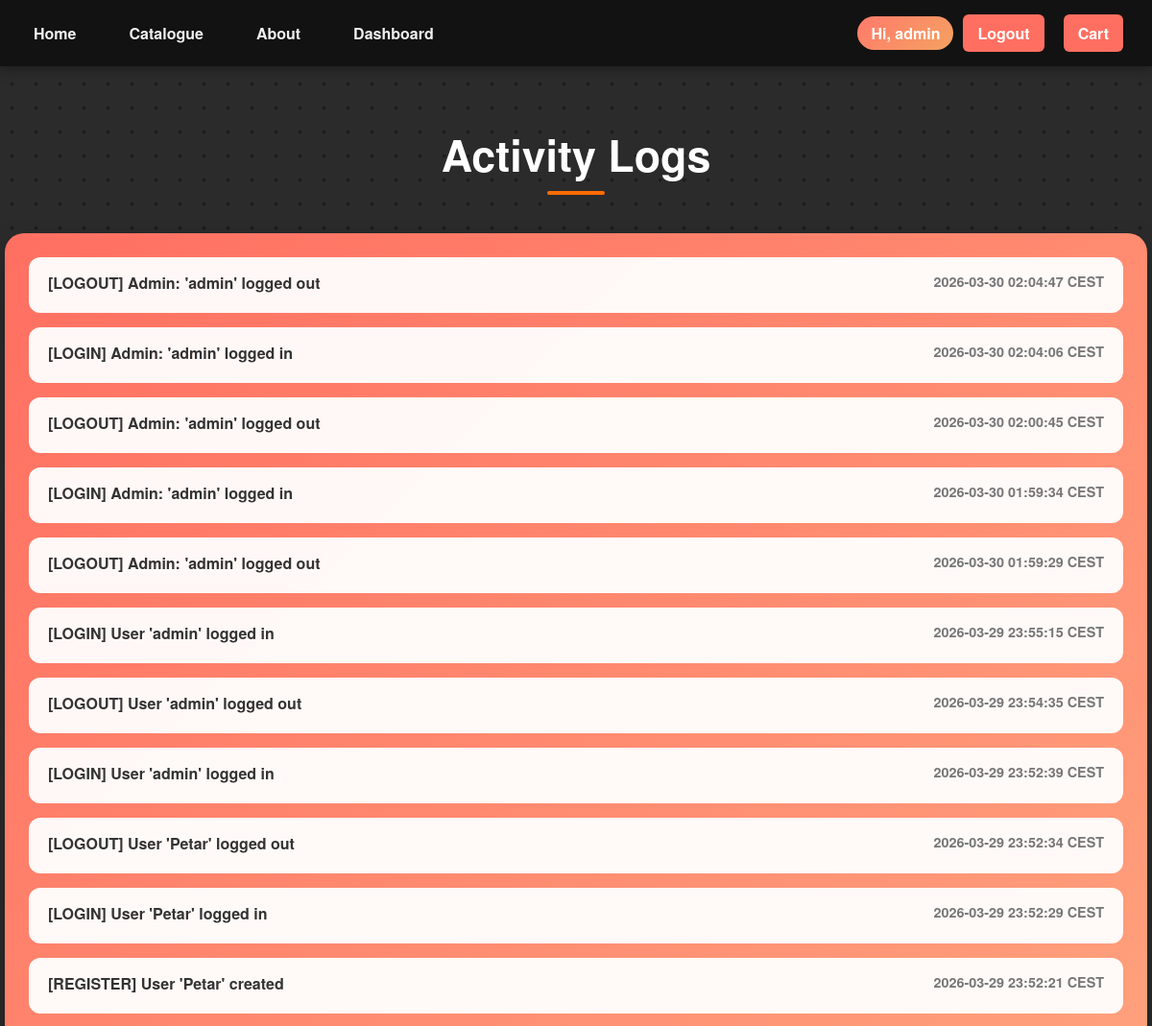
/dashboard/logs (signed in, upper part), run on an earlier commit of the app's database.
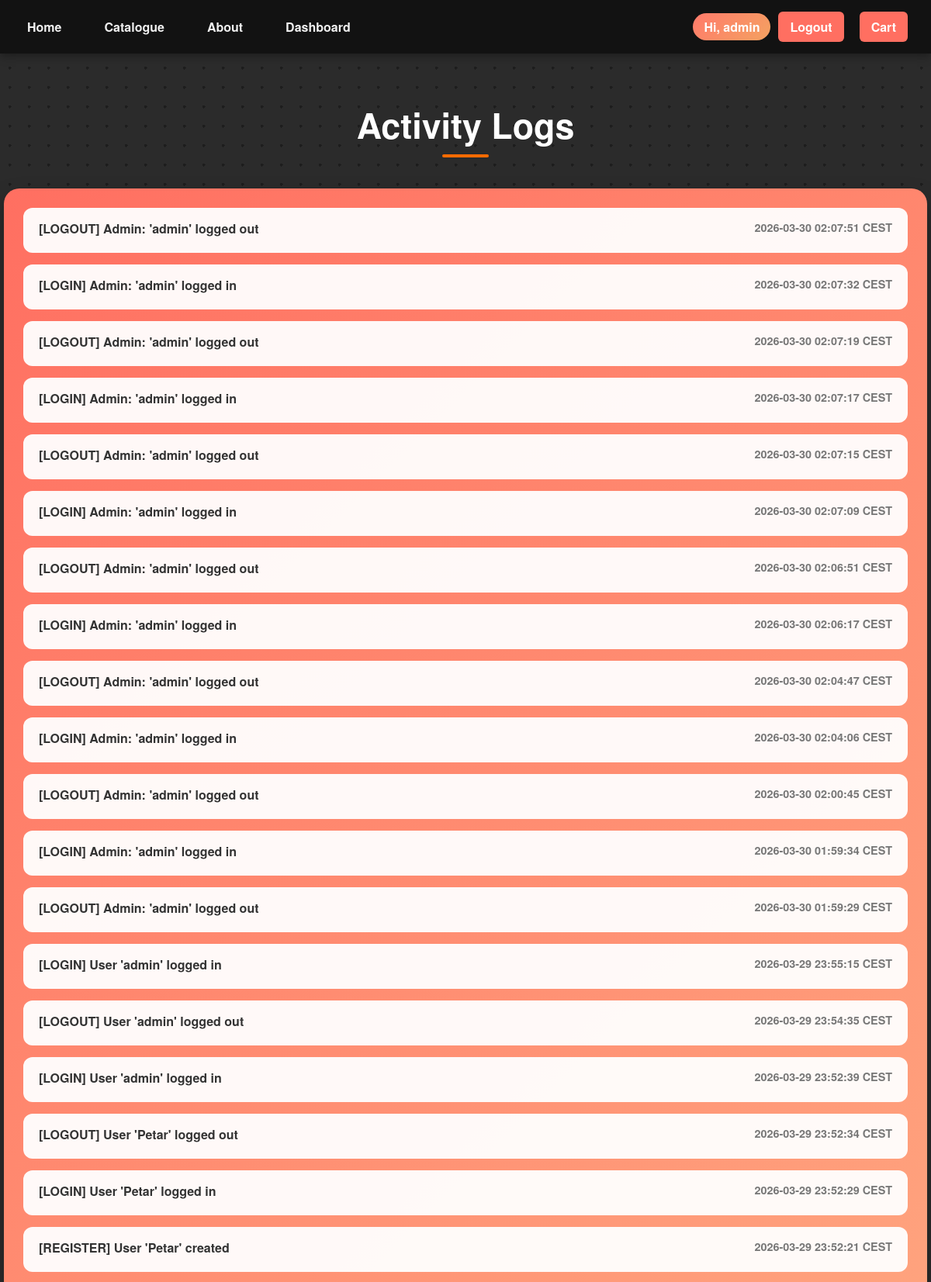
And on a later commit of the database.
### models.py (models this page shows)
class Log(Base):
    __tablename__ = "logs"
    id = Column(Integer, primary_key=True)
    action = Column(String(255), nullable=False)
    user_id = Column(Integer)
    username = Column(String(120))
    timestamp = Column(DateTime, default=lambda: datetime.now(skopje_tz))

### app.py (the view)
@app.route("/dashboard/logs")
@admin_required
def logs():
    logs = db_session.query(Log).order_by(Log.timestamp.desc()).all()
    return render_template("logs.html", logs=logs)

### templates/logs.html (shortened to what this page needs)
{% extends "layout.html" %}
{% block extra_css %}
<link rel="stylesheet" href="{{ url_for('static', filename='css/logs.css') }}">
{% endblock %}
{% block content %}
<h1 class="logs-title">Activity Logs</h1>
<div class="logs-container">
    {% for log in logs %}
        <div class="log-item {{ log.action }}">
            <div class="log-top">
                <span class="log-action">{{ log.action }}</span>
                <span class="log-time">{{ log.timestamp.strftime('%Y-%m-%d %H:%M:%S') }} CEST</span>
            </div>
        </div>
    {% else %}
        <p class="no-logs">No logs found.</p>
    {% endfor %}
</div>
{% endblock %}

### templates/layout.html (shortened to what this page needs)
<!DOCTYPE html>
<html lang="en">
<head>
    <link rel="stylesheet" href="{{ url_for('static', filename='css/style.css') }}">
    {% block extra_css %}{% endblock %}
</head>
<body>
<nav class="nav">
    <div class="nav-container">
        <a href="{{ url_for('home') }}">Home</a>
        <a href="{{ url_for('catalogue') }}">Catalogue</a>
        <a href="{{ url_for('about') }}">About</a>
        {% if session.get('is_admin') %}
            <a href="{{ url_for('dashboard') }}">Dashboard</a>
        {% endif %}
    </div>
    <div class="cart-container">
    {% if session.user_id %}
        <span class="nav-user">Hi, {{ session.username }}</span>
        <a href="{{ url_for('logout') }}">Logout</a>
    {% else %}
        <a href="{{ url_for('login') }}">Account</a>
    {% endif %}
        <a href="{{ url_for('cart') }}">Cart</a>
</div>
</nav>
{% block content %}
{% endblock %}
</body>
</html>

### static/css/style.css (style rules this page uses)
.nav { background-color: #121212; color: #f0f0f0; padding: 15px 20px; display: flex; justify-content: space-between; align-items: center; font-family: 'Helvetica Neue', Helvetica, Arial, sans-serif; box-shadow: 0 2px 12px rgba(0, 0, 0, 0.4); position: sticky; top: 0; z-index: 1000; }
.nav a { color: #f0f0f0; text-decoration: none; margin-right: 25px; font-weight: bold; padding: 8px 15px; border-radius: 6px; transition: all 0.3s ease; }
.nav-container, .cart-container { display: flex; align-items: center; }
.cart-container { gap: 10px; }
.cart-container a { margin-right: 10px; font-weight: bold; padding: 8px 15px; border-radius: 6px; background-color: #ff6f61; color: #fff; display: flex; align-items: center; gap: 8px; transition: all 0.3s ease; }
.nav-user { padding: 6px 14px; border-radius: 999px; background: linear-gradient(135deg, #ff7a6b, #f4a261); color: white; font-weight: 600; }

### static/css/logs.css (style rules this page uses)
body { background-color: #2b2b2b; background-image: radial-gradient(circle, #555 2px, transparent 2px); background-size: 25px 25px; background-blend-mode: overlay; font-family: 'Helvetica Neue', Helvetica, Arial, sans-serif; color: #fff; margin: 0; animation: moveDots 10s linear infinite; }
.logs-title { text-align: center; font-size: 2.8rem; font-weight: 700; margin: 60px 0 50px; position: relative; }
.logs-title::after { content: ""; position: absolute; bottom: -10px; left: 50%; transform: translateX(-50%); width: 60px; height: 4px; background: #ff6b00; border-radius: 2px; }
.logs-container { width: 95%; max-width: 1200px; margin: 0 auto 60px; padding: 25px; background: linear-gradient(135deg, #ff6f61, #ffb085); border-radius: 20px; box-shadow: 0 15px 30px rgba(0,0,0,0.25); }
.log-item { background: rgba(255,255,255,0.95); color: #333; padding: 15px 20px; border-radius: 12px; margin-bottom: 15px; transition: 0.3s; }
.log-top { display: flex; justify-content: space-between; font-weight: bold; margin-bottom: 5px; }
.log-time { font-size: 0.9rem; color: #777; }
html, body { height: 100%; margin: 0; }
body { display: flex; flex-direction: column; }

What changed in the data, as far as the page shows it:
added Log: action "[LOGOUT] Admin: 'admin' logged out", timestamp "2026-03-30 02:07:51"
added Log: action "[LOGIN] Admin: 'admin' logged in", timestamp "2026-03-30 02:07:32"
added Log: action "[LOGOUT] Admin: 'admin' logged out", timestamp "2026-03-30 02:07:19"
added Log: action "[LOGIN] Admin: 'admin' logged in", timestamp "2026-03-30 02:07:17"
added Log: action "[LOGOUT] Admin: 'admin' logged out", timestamp "2026-03-30 02:07:15"
added Log: action "[LOGIN] Admin: 'admin' logged in", timestamp "2026-03-30 02:07:09"
added Log: action "[LOGOUT] Admin: 'admin' logged out", timestamp "2026-03-30 02:06:51"
added Log: action "[LOGIN] Admin: 'admin' logged in", timestamp "2026-03-30 02:06:17"
